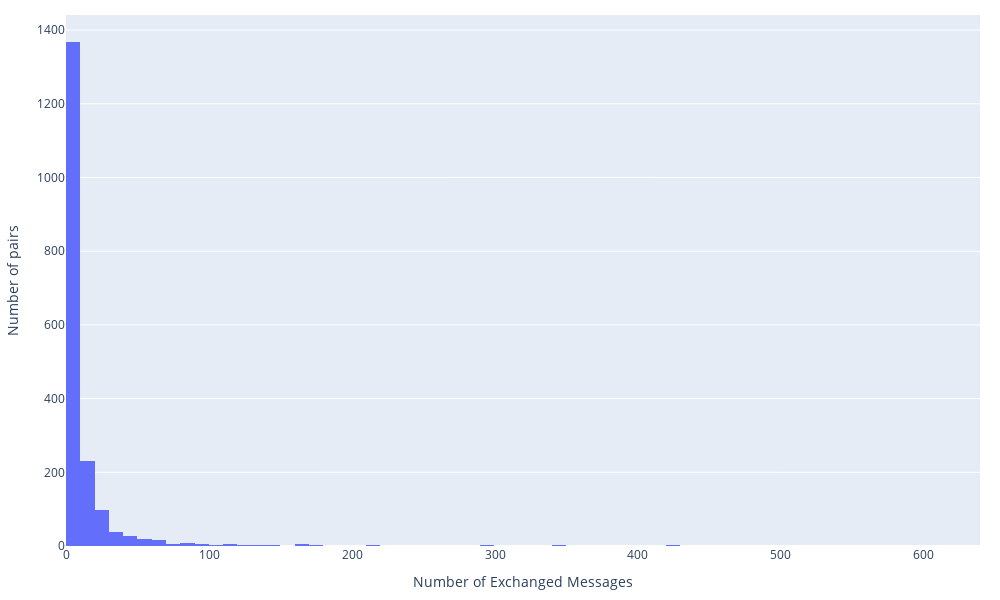

This figure's notebook cell:
### Code cell
# Plot
fig = px.histogram(exchanged_messages,
                   x="NumMes",
                   nbins=100)
fig.update_layout(
    width=1000,
    height = 600,
    xaxis_title="Number of Exchanged Messages", yaxis_title="Number of pairs",
    margin = dict(l=60, r=20, t=15, b=40)
)
fig.show()

fig.write_image('../output/plots/exchangedMessages.svg', width=1000, height=600)

### Figure 1 — Plotly figure (JSON) as saved in the notebook; plotly's stock layout.template omitted (floating-point values rounded to 4 significant figures; data arrays with more than 128 entries replaced by an {"elided": "..."} marker saying what was removed)
{"data": [{"alignmentgroup": "True", "bingroup": "x", "hovertemplate": "NumMes=%{x}<br>count=%{y}<extra></extra>", "legendgroup": "", "marker": {"color": "#636efa", "pattern": {"shape": ""}}, "name": "", "nbinsx": 100, "offsetgroup": "", "orientation": "v", "showlegend": false, "x": {"elided": "1860 float values"}, "xaxis": "x", "yaxis": "y", "type": "histogram"}], "layout": {"xaxis": {"anchor": "y", "domain": [0.0, 1.0], "title": {"text": "Number of Exchanged Messages"}}, "yaxis": {"anchor": "x", "domain": [0.0, 1.0], "title": {"text": "Number of pairs"}}, "legend": {"tracegroupgap": 0}, "margin": {"t": 15, "l": 60, "r": 20, "b": 40}, "barmode": "relative", "width": 1000, "height": 600}}
